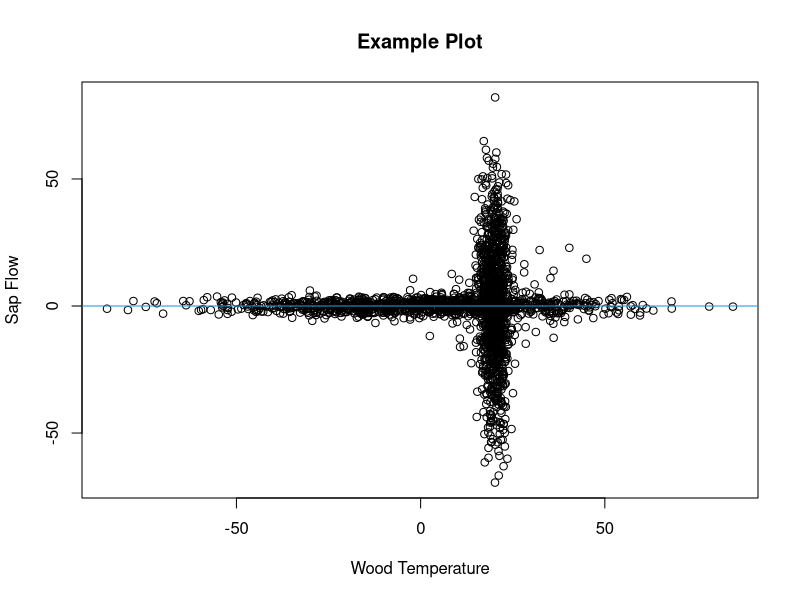

The R script that drew this image: (Note: this script raises an error after producing the figure.)

# Finding Critical Points for the Relationship Between Wood Temperature and
# Winter-Dormant-Season Sap Flow

# David Moore
# University of New Hampshire Ecohydrology Lab
# July 2023
# davidblakneymoore@gmail.com


# The Explanation

# There are situations where data points, when plotted, cluster around the
# horizontal axis except when they're near a particular value along that axis.
# A picture will help describe this situation.

Predictor_Variable <- c(rnorm(1000, 0, 25), rnorm(1000, 20, 2), rnorm(100, 20, 10))
Response_Variable <- c(rnorm(1000, 0, 2), rnorm(1000, 0, 25), rnorm(100, 0, 10))
Data_Frame <- data.frame(Predictor_Variable = Predictor_Variable, Response_Variable = Response_Variable)
plot(Response_Variable ~ Predictor_Variable, Data_Frame, main = 'Example Plot', xlab = 'Wood Temperature', ylab = 'Sap Flow')
abline(h = 0, col = 4)

# This figure is included in this repository - it's called 'Example Plot 1'.

# This made-up data mimics what I've seen in my studies on winter-dormant-
# season sap flow, where wood temperature is the predictor variable and sap
# flow is the response variable. At extreme wood temperature values, there is
# essentially no sap flow, but when wood temperature values approach a
# particular value (which may be species-specific) from above or below, sap
# flows either downward or upward in deciduous hardwoods.

# In these scenarios, the value of the predictor variable at which the response
# variable is most variable is unknown. This value, which I'll call the
# 'critical value', must be identified and likely has physiological
# significance for the tree. Here, I propose a method to estimate these
# critical values.

# To estimate a critical value, I propose to split the plane of the plot up
# into four quadrants. The quadrants will come together at a point on the
# horizontal axis somewhere between the minimum and maximum values of the
# predictor variable. These quadrants will be delineated by two lines that
# cross on the horizontal axis and that have slopes of equal magnitude but of
# different signs (in other words, the lines that delineate the quadrants are
# reflections of each other about the vertical line that passes through the
# point where the lines delineating the quadrant cross). Again, a figure will
# help to illustrate this concept.

Horizontal_Axis_Intercept_Interval <- 0.1
Vertical_Axis_Intercept_Interval <- 0.1
Slope_Interval <- 0.01
Angles <- seq((0 + Slope_Interval), ((pi / 2) - Slope_Interval), Slope_Interval)
Horizontal_Axis_Intercepts <- seq(min(Data_Frame$Predictor_Variable), max(Data_Frame$Predictor_Variable), by = Horizontal_Axis_Intercept_Interval)
Vertical_Axis_Intercepts <- seq(min(Data_Frame$Predictor_Variable), max(Data_Frame$Predictor_Variable), by = Vertical_Axis_Intercept_Interval)
i <- sample(seq_len(length((Horizontal_Axis_Intercepts))), 1)
j <- sample(seq_len(length((Vertical_Axis_Intercepts))), 1)
k <- sample(seq_len(length(Angles)), 1)
Bottommost_Points <- ifelse((Data_Frame$Response_Variable < ((tan(Angles[k]) * Data_Frame$Predictor_Variable) + Vertical_Axis_Intercepts[j] - (Horizontal_Axis_Intercepts[i] * tan(Angles[k])))) & (Data_Frame$Response_Variable < ((-tan(Angles[k]) * Data_Frame$Predictor_Variable) + Vertical_Axis_Intercepts[j] + (Horizontal_Axis_Intercepts[i] * tan(Angles[k])))), T, F)
Leftmost_Regions <- ifelse((Data_Frame$Response_Variable > ((tan(Angles[k]) * Data_Frame$Predictor_Variable) + Vertical_Axis_Intercepts[j] - (Horizontal_Axis_Intercepts[i] * tan(Angles[k])))) & (Data_Frame$Response_Variable < ((-tan(Angles[k]) * Data_Frame$Predictor_Variable) + Vertical_Axis_Intercepts[j] + (Horizontal_Axis_Intercepts[i] * tan(Angles[k])))), T, F)
Topmost_Points <- ifelse((Data_Frame$Response_Variable > ((tan(Angles[k]) * Data_Frame$Predictor_Variable) + Vertical_Axis_Intercepts[j] - (Horizontal_Axis_Intercepts[i] * tan(Angles[k])))) & (Data_Frame$Response_Variable > ((-tan(Angles[k]) * Data_Frame$Predictor_Variable) + Vertical_Axis_Intercepts[j] + (Horizontal_Axis_Intercepts[i] * tan(Angles[k])))), T, F)
Rightmost_Points <- ifelse((Data_Frame$Response_Variable < ((tan(Angles[k]) * Data_Frame$Predictor_Variable) + Vertical_Axis_Intercepts[j] - (Horizontal_Axis_Intercepts[i] * tan(Angles[k])))) & (Data_Frame$Response_Variable > ((-tan(Angles[k]) * Data_Frame$Predictor_Variable) + Vertical_Axis_Intercepts[j] + (Horizontal_Axis_Intercepts[i] * tan(Angles[k])))), T, F)
Bottommost_Points <- Data_Frame[Bottommost_Points, ]
Leftmost_Regions <- Data_Frame[Leftmost_Regions, ]
Topmost_Points <- Data_Frame[Topmost_Points, ]
Rightmost_Points <- Data_Frame[Rightmost_Points, ]
plot(Response_Variable ~ Predictor_Variable, Data_Frame, type = 'n', main = 'Example Plot', xlab = 'Wood Temperature', ylab = 'Sap Flow')
points(Bottommost_Points$Predictor_Variable, Bottommost_Points$Response_Variable, pch = 20, col = 2)
points(Leftmost_Regions$Predictor_Variable, Leftmost_Regions$Response_Variable, pch = 20, col = 3)
points(Topmost_Points$Predictor_Variable, Topmost_Points$Response_Variable, pch = 20, col = 4)
points(Rightmost_Points$Predictor_Variable, Rightmost_Points$Response_Variable, pch = 20, col = 5)
abline(a = (Vertical_Axis_Intercepts[j] - (Horizontal_Axis_Intercepts[i] * tan(Angles[k]))), b = (tan(Angles[k])))
abline(a = (Vertical_Axis_Intercepts[j] + (Horizontal_Axis_Intercepts[i] * tan(Angles[k]))), b = (-tan(Angles[k])))
abline(h = 0)

# To find the critical value, two major processes will happen. First, the lines
# delineating the quadrants will start at the leftmost data point and
# incrementally move rightward along the horizontal axis. Second, at each of
# the horizontal axis intercepts where these two lines meet, the angles of
# these lines will vary incrementally from 0 to pi / 2. For each combination of
# horizontal axis intercept and angle, a least-squares value will be
# calculated. This least-squares value will be the sum of the squared residuals
# from the topmost and bottommost quadrants (these residuals are the difference
# between the data points in these two quadrants and the vertical line that
# passes through the point where the lines delineating the quadrants cross)
# taken together and from the leftmost and rightmost quadrants (these residuals
# are the difference between the data points in these two quadrants and the
# horizontal axis) taken together. The critical point will be the value of the
# predictor variable that generates the minimum least-squares value.

# An even better and more descriptive figure that helps to explain this process
# is included in this repository - it's called 'Example Plot 2.jpeg'.

# Actually, a third minor process will also happen concurrently. The vertical
# position of this critical point will be allowed to vary as well. Although, in
# theory, sap flow will approach 0 at extreme temperatures, in practice, sap
# flow values are typically off by a small amount due to probe misalignment
# (details can be found in Burgess et al., 2001). Therefore, in order to
# determine the empirical value for no sap flow, this critical point will be
# allowed to vary vertically, and the vertical position of this critical point
# will be subtracted from all sap flow values to reset the baseline to 0.

# This function takes ten arguments. The first two are required.

# The 'Predictor_Variable' argument specifies which variable will be treated as
# the variable on the horizontal axis. If the 'Data_Frame' argument is used to
# specify a data frame containing the predictor variable column, the
# 'Predictor_Variable' argument should not be written as a character string (it
# should not be surrounded by quotation marks). If the 'Data_Frame' argument is
# not used, the 'Predictor_Variable' argument should  be written as a character
# string, surrounded by quotation marks. This argument must be numeric and of
# the same length as the 'Response_Variable' argument.

# The 'Response_Variable' argument specifies which variable will be treated as
# the variable on the vertical axis. If the 'Data_Frame' argument is used to
# specify a data frame containing the response variable column, the
# 'Response_Variable' argument should not be written as a character string (it
# should not be surrounded by quotation marks). If the 'Data_Frame' argument is
# not used, the 'Response_Variable' argument should  be written as a character
# string, surrounded by quotation marks. This argument must be numeric and of
# the same length as the 'Predictor_Variable' argument.

# The 'Data_Frame' argument is optional and can be used to identify an object
# of class 'data.frame' that contains both the predictor and response
# variables.

# The 'Horizontal_Variable_Minimum_Value' argument specifies the minimum
# possible value for the critical point's horizontal axis (predictor variable)
# value. Since it may not be computationally efficient to search for the
# critical value across the entire range of the predictor variable, a subset of
# predictor variable values can be specified.

# The 'Horizontal_Variable_Maximum_Value' argument specifies the maximum
# possible value for the critical point's horizontal axis (predictor variable)
# value. Since it may not be computationally efficient to search for the
# critical value across the entire range of the predictor variable, a subset of
# predictor variable values can be specified.

# The 'Vertical_Variable_Minimum_Value' argument specifies the minimum possible
# value for the critical point's vertical axis (response variable) value. Since
# it may not be computationally efficient to search for the critical value
# across the entire range of the response variable, a subset of response
# variable values can be specified.

# The 'Vertical_Variable_Maximum_Value' argument specifies the maximum possible
# value for the critical point's vertical axis (response variable) value. Since
# it may not be computationally efficient to search for the critical value
# across the entire range of the response variable, a subset of response
# variable values can be specified.

# The 'Slope_Interval' argument specifies, in radians, how gradually slopes
# (angles) should increase from 0 to pi / 2. Smaller 'Slope_Interval' values
# will cause the function to take longer to run but will lead to more accurate
# critical values. This argument must be numeric, of length 1, and between 0
# and pi / 2.

# The 'Horizontal_Axis_Intercept_Interval' argument specifies, in whatever
# units the predictor variable is in, how gradually the quadrants shift from
# right to left. Smaller 'Horizontal_Axis_Intercept_Interval' values will cause
# the function to take longer to run but will lead to more accurate critical
# values. This argument must be numeric, of length 1, and between 0
# and the domain of the predictor variable.

# The 'Vertical_Axis_Intercept_Interval' argument specifies, in whatever units
# the response variable is in, how gradually the quadrants shift from top to
# bottom. Smaller 'Vertical_Axis_Intercept_Interval' values will cause the
# function to take longer to run but will lead to more accurate critical
# values. This argument must be numeric, of length 1, and between 0 and the
# domain of the response variable.


# The Function

Function_for_Finding_the_Critical_Point <- function (Predictor_Variable, Response_Variable, Data_Frame, Horizontal_Variable_Minimum_Value = ifelse(is.null(Data_Frame), min(Predictor_Variable), min(Data_Frame$Predictor_Variable)), Horizontal_Variable_Maximum_Value = ifelse(is.null(Data_Frame), max(Predictor_Variable), max(Data_Frame$Predictor_Variable)), Vertical_Variable_Minimum_Value = ifelse(is.null(Data_Frame), min(Response_Variable), min(Data_Frame$Response_Variable)), Vertical_Variable_Maximum_Value = ifelse(is.null(Data_Frame), max(Response_Variable), max(Data_Frame$Response_Variable)), Slope_Interval = 0.01, Horizontal_Axis_Intercept_Interval = 0.1, Vertical_Axis_Intercept_Interval = 0.1) {
  if (is.null(Data_Frame)) {
    if (!is.numeric(Predictor_Variable) | !is.numeric(Response_Variable)) {
      stop ("'Predictor_Variable' and 'Response_Variable' must be numeric variables.")
    }
    if (length(Predictor_Variable) != length(Response_Variable)) {
      stop ("'Predictor_Variable' and 'Response_Variable' must be of the same length.")
    }
    Predictor_Variable_Name <- deparse(substitute(Predictor_Variable))
    Response_Variable_Name <- deparse(substitute(Response_Variable))
    Data_Frame <- data.frame(Predictor_Variable = Predictor_Variable, Response_Variable = Response_Variable)
  } else if (!is.null(Data_Frame)) {
    if (class(Data_Frame) != 'data.frame') {
      stop ("'Data_Frame' must be of class 'data.frame'.")
    }
    Predictor_Variable_Name <- deparse(substitute(Predictor_Variable))
    Response_Variable_Name <- deparse(substitute(Response_Variable))
    Predictor_Variable <- Data_Frame[, deparse(substitute(Predictor_Variable))]
    Response_Variable <- Data_Frame[, deparse(substitute(Response_Variable))]
    if (!is.numeric(Predictor_Variable) | !is.numeric(Response_Variable)) {
      stop ("'Predictor_Variable' and 'Response_Variable' must be numeric variables.")
    }
    if (length(Predictor_Variable) != length(Response_Variable)) {
      stop ("'Predictor_Variable' and 'Response_Variable' must be of the same length.")
    }
    Data_Frame <- data.frame(Predictor_Variable = Predictor_Variable, Response_Variable = Response_Variable)
  }
  if (!is.numeric(Horizontal_Variable_Minimum_Value)) {
    stop ("'Horizontal_Variable_Minimum_Value' must be numeric.")
  }
  if (length(Horizontal_Variable_Minimum_Value) != 1) {
    stop ("'Horizontal_Variable_Minimum_Value' must be a single value.")
  }
  if (Horizontal_Variable_Minimum_Value > max(Data_Frame$Predictor_Variable) | Horizontal_Variable_Minimum_Value < min(Data_Frame$Predictor_Variable)) {
    stop ("'Horizontal_Variable_Minimum_Value' must be within the range of predictor variable values.")
  }
  if (!is.numeric(Horizontal_Variable_Maximum_Value)) {
    stop ("'Horizontal_Variable_Maximum_Value' must be numeric.")
  }
  if (length(Horizontal_Variable_Maximum_Value) != 1) {
    stop ("'Horizontal_Variable_Maximum_Value' must be a single value.")
  }
  if (Horizontal_Variable_Maximum_Value > max(Data_Frame$Predictor_Variable) | Horizontal_Variable_Maximum_Value < min(Data_Frame$Predictor_Variable)) {
    stop ("'Horizontal_Variable_Maximum_Value' must be within the range of predictor variable values.")
  }
  if (!is.numeric(Vertical_Variable_Minimum_Value)) {
    stop ("'Vertical_Variable_Minimum_Value' must be numeric.")
  }
  if (length(Vertical_Variable_Minimum_Value) != 1) {
    stop ("'Vertical_Variable_Minimum_Value' must be a single value.")
  }
  if (Vertical_Variable_Minimum_Value > max(Data_Frame$Response_Variable) | Vertical_Variable_Minimum_Value < min(Data_Frame$Response_Variable)) {
    stop ("'Vertical_Variable_Minimum_Value' must be within the range of response variable values.")
  }
  if (!is.numeric(Vertical_Variable_Maximum_Value)) {
    stop ("'Vertical_Variable_Maximum_Value' must be numeric.")
  }
  if (length(Vertical_Variable_Maximum_Value) != 1) {
    stop ("'Vertical_Variable_Maximum_Value' must be a single value.")
  }
  if (Vertical_Variable_Maximum_Value > max(Data_Frame$Response_Variable) | Vertical_Variable_Maximum_Value < min(Data_Frame$Response_Variable)) {
    stop ("'Vertical_Variable_Maximum_Value' must be within the range of response variable values.")
  }
  if (!is.numeric(Horizontal_Axis_Intercept_Interval)) {
    stop ("'Horizontal_Axis_Intercept_Interval' must be numeric.")
  }
  if (length(Horizontal_Axis_Intercept_Interval) != 1) {
    stop ("'Horizontal_Axis_Intercept_Interval' must be a single value.")
  }
  if (Horizontal_Axis_Intercept_Interval <= 0 | Horizontal_Axis_Intercept_Interval >= (max(Data_Frame$Predictor_Variable) - min(Data_Frame$Predictor_Variable))) {
    stop ("'Horizontal_Axis_Intercept_Interval' must be greater than 0 and smaller than the difference between the maximum and minimum values of the predictor variable.")
  }
  if (!is.numeric(Vertical_Axis_Intercept_Interval)) {
    stop ("'Vertical_Axis_Intercept_Interval' must be numeric.")
  }
  if (length(Vertical_Axis_Intercept_Interval) != 1) {
    stop ("'Vertical_Axis_Intercept_Interval' must be a single value.")
  }
  if (Vertical_Axis_Intercept_Interval <= 0 | Vertical_Axis_Intercept_Interval >= (max(Data_Frame$Response_Variable) - min(Data_Frame$Response_Variable))) {
    stop ("'Vertical_Axis_Intercept_Interval' must be greater than 0 and smaller than the difference between the maximum and minimum values of the response variable.")
  }
  if (!is.numeric(Slope_Interval)) {
    stop ("'Slope_Interval' must be numeric.")
  }
  if (length(Slope_Interval) != 1) {
    stop ("'Slope_Interval' must be a single value.")
  }
  if (Slope_Interval <= 0 | Slope_Interval >= pi / 2) {
    stop ("'Slope_Interval' must be greater than 0 and less than pi / 2.")
  }
  Angles <- seq((0 + Slope_Interval), ((pi / 2) - Slope_Interval), Slope_Interval)
  Horizontal_Axis_Intercepts <- seq(Horizontal_Variable_Minimum_Value, Horizontal_Variable_Maximum_Value, by = Horizontal_Axis_Intercept_Interval)
  Vertical_Axis_Intercepts <- seq(Vertical_Variable_Minimum_Value, Vertical_Variable_Maximum_Value, by = Vertical_Axis_Intercept_Interval)
  Output <- list(NULL)
  Counter <- 1
  for (i in seq_len(length(Horizontal_Axis_Intercepts))) {
    for (j in seq_len(length(Vertical_Axis_Intercepts))) {
      for (k in seq_len(length(Angles))) {
        Bottommost_Points <- ifelse((Data_Frame$Response_Variable < ((tan(Angles[k]) * Data_Frame$Predictor_Variable) + Vertical_Axis_Intercepts[j] - (Horizontal_Axis_Intercepts[i] * tan(Angles[k])))) & (Data_Frame$Response_Variable < ((-tan(Angles[k]) * Data_Frame$Predictor_Variable) + Vertical_Axis_Intercepts[j] + (Horizontal_Axis_Intercepts[i] * tan(Angles[k])))), T, F)
        Leftmost_Regions <- ifelse((Data_Frame$Response_Variable > ((tan(Angles[k]) * Data_Frame$Predictor_Variable) + Vertical_Axis_Intercepts[j] - (Horizontal_Axis_Intercepts[i] * tan(Angles[k])))) & (Data_Frame$Response_Variable < ((-tan(Angles[k]) * Data_Frame$Predictor_Variable) + Vertical_Axis_Intercepts[j] + (Horizontal_Axis_Intercepts[i] * tan(Angles[k])))), T, F)
        Topmost_Points <- ifelse((Data_Frame$Response_Variable > ((tan(Angles[k]) * Data_Frame$Predictor_Variable) + Vertical_Axis_Intercepts[j] - (Horizontal_Axis_Intercepts[i] * tan(Angles[k])))) & (Data_Frame$Response_Variable > ((-tan(Angles[k]) * Data_Frame$Predictor_Variable) + Vertical_Axis_Intercepts[j] + (Horizontal_Axis_Intercepts[i] * tan(Angles[k])))), T, F)
        Rightmost_Points <- ifelse((Data_Frame$Response_Variable < ((tan(Angles[k]) * Data_Frame$Predictor_Variable) + Vertical_Axis_Intercepts[j] - (Horizontal_Axis_Intercepts[i] * tan(Angles[k])))) & (Data_Frame$Response_Variable > ((-tan(Angles[k]) * Data_Frame$Predictor_Variable) + Vertical_Axis_Intercepts[j] + (Horizontal_Axis_Intercepts[i] * tan(Angles[k])))), T, F)
        Vertical_Points <- Data_Frame[Bottommost_Points | Topmost_Points, ]
        Vertical_Sum_of_Squared_Residuals <- sum((Vertical_Points$Predictor_Variable - Horizontal_Axis_Intercepts[i]) ^ 2)
        Horizontal_Points <- Data_Frame[Leftmost_Regions | Rightmost_Points, ]
        Horizontal_Sum_of_Squared_Residuals <- sum((Horizontal_Points$Response_Variable) ^ 2)
        Overall_Sum_of_Squared_Residuals <- Vertical_Sum_of_Squared_Residuals + Horizontal_Sum_of_Squared_Residuals
        Output[[Counter]] <- list(Horizontal_Axis_Intercept = Horizontal_Axis_Intercepts[i], Vertical_Axis_Intercept = Vertical_Axis_Intercepts[j], Angle = Angles[k], Overall_Sum_of_Squared_Residuals = Overall_Sum_of_Squared_Residuals, Bottommost_Points_List = Data_Frame[Bottommost_Points, ], Leftmost_Points_List = Data_Frame[Leftmost_Regions, ], Topmost_Points_List = Data_Frame[Topmost_Points, ], Rightmost_Points_List = Data_Frame[Rightmost_Points, ], Vertical_Points = Vertical_Points, Horizontal_Points = Horizontal_Points)
        Counter <- Counter + 1
      }
    }
  }
  Output[[which.min(sapply(Output, `[`, 'Overall_Sum_of_Squared_Residuals'))]]
}


# An Example

# Let's see if we can identify the critical point for the made-up data we
# generated in the 'The Explanation' section.

(Output <- Function_for_Finding_the_Critical_Point(Predictor_Variable, Response_Variable, Data_Frame, Horizontal_Variable_Minimum_Value = 5, Horizontal_Variable_Maximum_Value = 40, Vertical_Variable_Minimum_Value = -10, Vertical_Variable_Maximum_Value = 10))
plot(Response_Variable ~ Predictor_Variable, Data_Frame, main = 'Example Plot', xlab = 'Wood Temperature', ylab = 'Sap Flow')
abline(h = Output$Vertical_Axis_Intercept, col = 4)
abline(v = Output$Horizontal_Axis_Intercept, col = 4)

# I think the function did a nice job!


# Works Cited

# Burgess, S.S.O., M.A. Adams, N.C. Turner, C.R. Beverly, C.K. Ong, A.A.H.
# Khan, and T.M. Bleby. 2001. An improved heat pulse method to measure low and
# reverse rates of sap flow in woody plants. Tree Physiol. 21:589-598.
